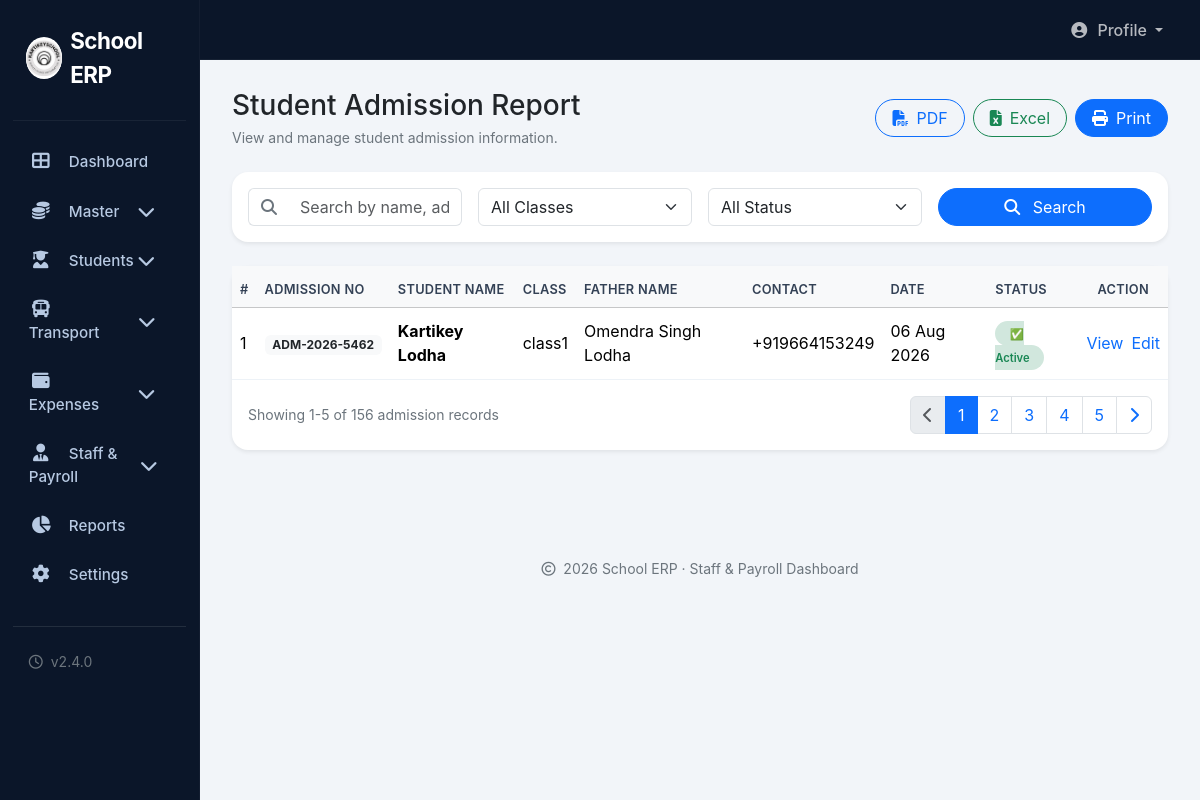
The page /admin/student_report.php (signed in) on the database its author committed.
### tables this page shows
CREATE TABLE `students` (
  `id` int(11) NOT NULL,
  `admission_no` varchar(50) NOT NULL,
  `name` varchar(100) NOT NULL,
  `class_id` int(11) DEFAULT NULL,
  `section_id` int(11) DEFAULT NULL,
  `gender` enum('Male','Female','Other') DEFAULT 'Male',
  `dob` date DEFAULT NULL,
  `phone` varchar(20) DEFAULT NULL,
  `email` varchar(100) DEFAULT NULL,
  `address` text DEFAULT NULL,
  `father_name` varchar(100) DEFAULT NULL,
  `mother_name` varchar(100) DEFAULT NULL,
  `parent_phone` varchar(20) DEFAULT NULL,
  `status` enum('Active','Inactive') DEFAULT 'Active',
  `created_at` timestamp NOT NULL DEFAULT current_timestamp(),
  `photo` varchar(255) DEFAULT NULL,
  `birth_certificate` varchar(255) DEFAULT NULL,
  `marksheet` varchar(255) DEFAULT NULL,
  `tc_certificate` varchar(255) DEFAULT NULL,
  `aadhaar` varchar(255) DEFAULT NULL,
  `father_aadhaar` varchar(255) DEFAULT NULL,
  `mother_aadhaar` varchar(255) DEFAULT NULL,
  `parent_email` varchar(100) DEFAULT NULL,
  `student_type` enum('RTO','Non-RTO') DEFAULT 'Non-RTO',
  `admission_fees` decimal(10,2) DEFAULT 0.00,
  `blood_group` enum('A+','A-','B+','B-','AB+','AB-','O+','O-') DEFAULT NULL
);

CREATE TABLE `classes` (
  `id` int(11) NOT NULL,
  `class_name` varchar(50) NOT NULL,
  `student_capacity` int(11) DEFAULT 0,
  `status` enum('Active','Inactive') DEFAULT 'Active',
  `created_at` timestamp NOT NULL DEFAULT current_timestamp()
);

### admin/student_report.php (the view, shortened to what this page needs)
<?php
include '../config/config.php';
try {
    $stmt = $conn->query("SELECT s.*, c.class_name, sec.section_name FROM students s LEFT JOIN classes c ON s.class_id = c.id LEFT JOIN sections sec ON s.section_id = sec.id ORDER BY s.id DESC");
    $students = $stmt->fetchAll(PDO::FETCH_ASSOC);
} catch (Exception $e) {
    $students = [];
}
include 'includes/header.php';
?>
<div class="main-content">
    <div class="d-flex justify-content-between align-items-center flex-wrap gap-3 mb-4">
        <div>
            <h3 class="mb-1">Student Admission Report</h3>
            <div class="text-secondary small">View and manage student admission information.</div>
        </div>
        <div class="d-flex gap-2">
            <button class="btn btn-outline-primary rounded-pill px-3">
                <i class="fas fa-file-pdf me-2"></i>PDF
            </button>
            <button class="btn btn-outline-success rounded-pill px-3">
                <i class="fas fa-file-excel me-2"></i>Excel
            </button>
            <button class="btn btn-primary rounded-pill px-3">
                <i class="fas fa-print me-2"></i>Print
            </button>
        </div>
    </div>
    <div class="card border-0 rounded-4 shadow-sm mb-4">
        <div class="card-body">
            <div class="row g-3 align-items-center">
                <div class="col-md-3">
                    <div class="input-group">
                        <span class="input-group-text bg-transparent border-end-0">
                            <i class="fas fa-search text-secondary"></i>
                        </span>
                        <input type="text" class="form-control border-start-0"
                            placeholder="Search by name, admission no..." />
                    </div>
                </div>
                <div class="col-md-3">
                    <select class="form-select">
                        <option value="">All Classes</option>
                    </select>
                </div>
                <div class="col-md-3">
                    <select class="form-select">
                        <option value="">All Status</option>
                    </select>
                </div>
                <div class="col-md-3">
                    <button class="btn btn-primary w-100 rounded-pill">
                        <i class="fas fa-search me-2"></i> Search
                    </button>
                </div>
            </div>
        </div>
    </div>
    <div class="card border-0 rounded-4 shadow-sm">
        <div class="card-body p-0">
            <div class="table-responsive">
                <table class="table table-custom align-middle mb-0">
                    <thead class="table-light">
                        <tr>
                            <th>#</th>
                            <th>Admission No</th>
                            <th>Student Name</th>
                            <th>Class</th>
                            <th>Father Name</th>
                            <th>Contact</th>
                            <th>Date</th>
                            <th>Status</th>
                            <th class="text-center">Action</th>
                        </tr>
                    </thead>
                    <tbody>
                        <?php if (count($students) > 0): ?>
                        <?php $i = 1; foreach ($students as $student): ?>
                        <tr>
                            <td><?= $i++ ?></td>
                            <td><span class="badge bg-light text-dark"><?= htmlspecialchars($student['admission_no'] ?? '—') ?></span></td>
                            <td><strong><?= htmlspecialchars($student['name'] ?? '—') ?></strong></td>
                            <td><?= htmlspecialchars($student['class_name'] ?? '—') ?></td>
                            <td><?= htmlspecialchars($student['father_name'] ?? '—') ?></td>
                            <td><?= htmlspecialchars($student['parent_phone'] ?? $student['phone'] ?? '—') ?></td>
                            <td><?= !empty($student['created_at']) ? date('d M Y', strtotime($student['created_at'])) : '—' ?></td>
                            <td>
                                <?php if (($student['status'] ?? '') === 'Active'): ?>
                                <span class="status-badge bg-success-subtle text-success">✅ Active</span>
                                <?php else: ?>
                                <span class="status-badge bg-danger-subtle text-danger">❌ Inactive</span>
                                <?php endif; ?>
                            </td>
                            <td>
                                <div class="d-flex gap-2">
                                    <a href="#" class="text-primary text-decoration-none">View</a>
                                    <a href="#" class="text-primary text-decoration-none">Edit</a>
                                </div>
                            </td>
                        </tr>
                        <?php endforeach; ?>
                        <?php endif; ?>
                    </tbody>
                </table>
            </div>
        </div>
        <div class="card-footer bg-transparent border-top-0 p-3">
            <div class="d-flex justify-content-between align-items-center">
                <div class="text-secondary small">Showing 1-5 of 156 admission records</div>
                <nav>
                    <ul class="pagination pagination-custom mb-0">
                        <li class="page-item disabled"><a class="page-link" href="#"><i
                                    class="fas fa-chevron-left"></i></a></li>
                        <li class="page-item active"><a class="page-link" href="#">1</a></li>
                        <li class="page-item"><a class="page-link" href="#">2</a></li>
                        <li class="page-item"><a class="page-link" href="#">3</a></li>
                        <li class="page-item"><a class="page-link" href="#">4</a></li>
                        <li class="page-item"><a class="page-link" href="#">5</a></li>
                        <li class="page-item"><a class="page-link" href="#"><i class="fas fa-chevron-right"></i></a>
                        </li>
                    </ul>
                </nav>
            </div>
        </div>
    </div>
</div>
<?php
include 'includes/footer.php';
?>

### admin/style/ok.css (style rules this page uses)
* { box-sizing: border-box; }
body { background: #f2f5f9; font-family: 'Inter', system-ui, -apple-system, sans-serif; height: 100vh; overflow-x: hidden; }
.main-content { flex: 1; padding: 1.8rem 2rem 2rem 2rem; background: #f2f5f9; }
.table-custom th { border-top: none; font-weight: 600; color: #334155; font-size: 0.8rem; text-transform: uppercase; letter-spacing: 0.3px; padding: 0.9rem 0.5rem 0.5rem 0.5rem; }
.table-custom td { padding: 0.7rem 0.5rem; vertical-align: middle; border-color: #edf2f7; }
.status-badge { font-size: 0.7rem; font-weight: 600; padding: 0.35rem 0.9rem; border-radius: 30px; }

### rows shown on the page
students: admission_no "ADM-2026-5462", name "Kartikey Lodha", class.class_name "class1", father_name "Omendra Singh Lodha", parent_phone "+919664153249", created_at "06 Aug 2026", status "✅ Active"
